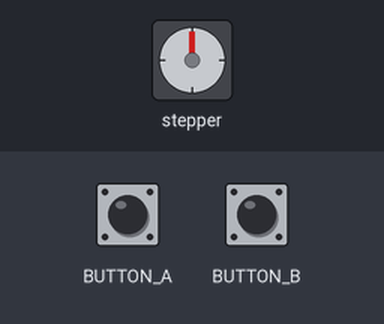
Recording of a program running on a simulated Circuit Playground running CircuitPython. On the bench: stepper motor. The inputs (shaded band) are chosen by the test bench. The stepper is drawn at 2048 steps a turn.

Above: at 1.2 s.
1.3 s: button A pressed for 1 s
At 1.57 s:
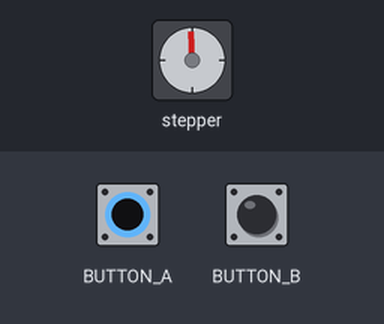
4.3 s: button A pressed for 3.2 s
At 7.9 s:
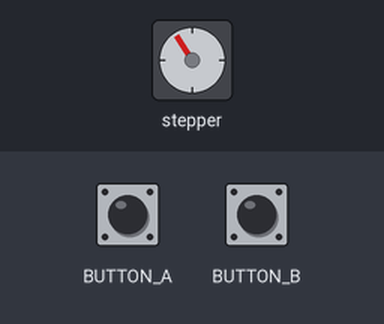
9.0 s: button A pressed for 3.2 s
At 13.3 s:
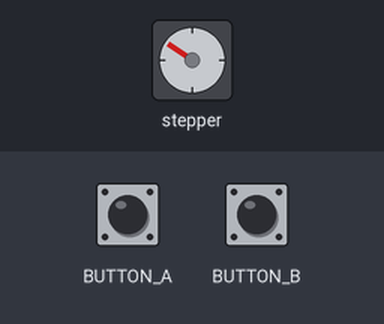
13.7 s: button A pressed for 1 s
At 13.97 s:
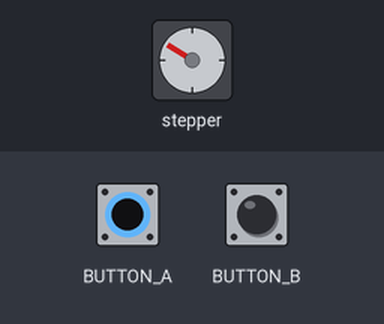
16.7 s: button A pressed for 3.2 s
At 21.0 s:
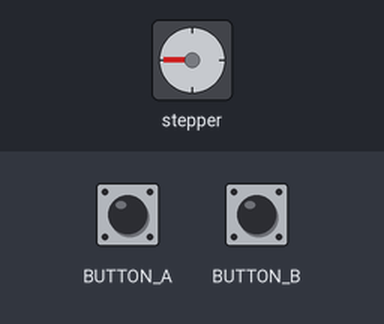
21.4 s: button B pressed for 3.2 s
At 23.25 s:
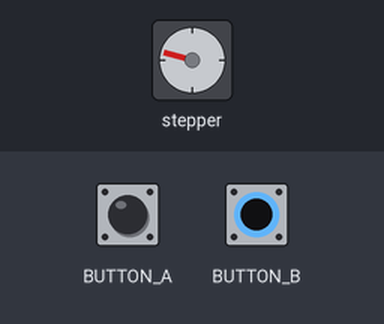
Timing chart, 0 to 26.0 s (numbered marks = the images above; inputs shaded):
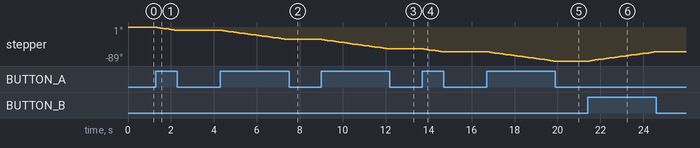

The program:

servoCinco.py
```python
import time
import board
from digitalio import DigitalInOut, Direction, Pull

coil1 = DigitalInOut(board.A1)
coil2 = DigitalInOut(board.A2)
coil3 = DigitalInOut(board.A3)
coil4 = DigitalInOut(board.A4)

coil1.direction = Direction.OUTPUT
coil2.direction = Direction.OUTPUT
coil3.direction = Direction.OUTPUT
coil4.direction = Direction.OUTPUT

# Configuración de los botones A y B
button_a = DigitalInOut(board.BUTTON_A)
button_a.direction = Direction.INPUT
button_a.pull = Pull.DOWN

button_b = DigitalInOut(board.BUTTON_B)
button_b.direction = Direction.INPUT
button_b.pull = Pull.DOWN

steps = [
    [1, 0, 0, 1],  # Paso 1
    [1, 0, 0, 0],  # Paso 2
    [1, 1, 0, 0],  # Paso 3
    [0, 1, 0, 0],  # Paso 4
    [0, 1, 1, 0],  # Paso 5
    [0, 0, 1, 0],  # Paso 6
    [0, 0, 1, 1],  # Paso 7
    [0, 0, 0, 1],  # Paso 8
]

def set_step(coil1_val, coil2_val, coil3_val, coil4_val):
    coil1.value = coil1_val
    coil2.value = coil2_val
    coil3.value = coil3_val
    coil4.value = coil4_val

def rotate_motor(direction, delay=0.01):
    for step in (steps if direction == 1 else reversed(steps)):
        set_step(*step)
        time.sleep(delay)

while True:
    if button_a.value:  # Si el botón A está presionado, mueve a la izquierda
        rotate_motor(-1)  # Gira en dirección inversa
    elif button_b.value:  # Si el botón B está presionado, mueve a la derecha
        rotate_motor(1)  # Gira en dirección normal
    else:
        set_step(0, 0, 0, 0)  # Apaga todas las bobinas para detener el motor

    time.sleep(0.01)
```

Measured:
- after the input at 4.3 s, stepper: turns 24° counter-clockwise in 3.0 s, starting after 0.10 s
- after the input at 9.0 s, stepper: turns 25° counter-clockwise in 3.1 s, starting at once
- after the input at 16.7 s, stepper: turns 24° counter-clockwise in 3.0 s, starting after 0.11 s
- after the input at 21.4 s, stepper: turns 24° clockwise in 3.0 s, starting after 0.10 s
